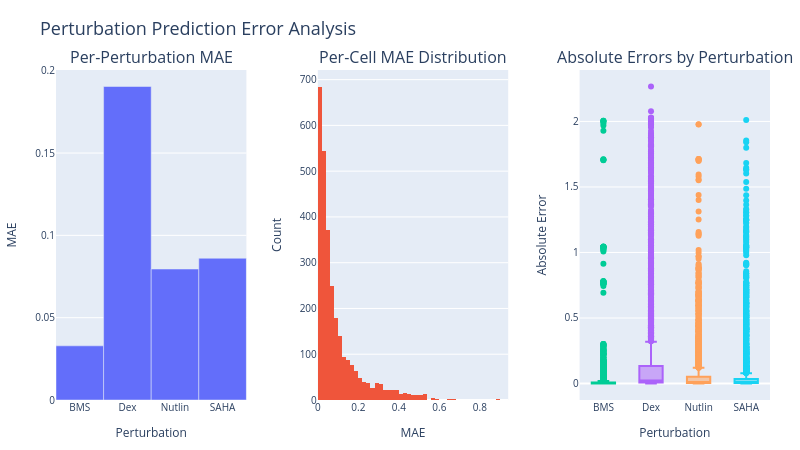

Source (notebook cell):
### Code cell
# Per-perturbation error analysis (refactored: 3 horizontal subplots)
# Subplots: (1) Per-perturbation MAE bar (top N if large) (2) Per-cell MAE histogram (3) Absolute error boxplots (top N if large)

# Absolute errors already computed: absolute_errors (n_samples, n_perturbations)
per_perturbation_mae = absolute_errors.mean(dim=0).numpy()
per_cell_mae = absolute_errors.mean(dim=1).numpy()

n_pert = per_perturbation_mae.shape[0]

# Derive perturbation names from categorical ordering
perturbation_categories = adata.obs[target_key].astype('category').cat.categories.tolist()
if len(perturbation_categories) != n_pert:
    perturbation_names = [f"Pert {i}" for i in range(n_pert)]
else:
    perturbation_names = [str(c) for c in perturbation_categories]

# Prevalence counts (not plotted now but can be useful later)
pert_counts = adata.obs[target_key].value_counts().reindex(perturbation_categories).fillna(0).to_numpy() if len(perturbation_categories)==n_pert else np.bincount(torch.argmax(targets, dim=1).numpy(), minlength=n_pert)

from plotly.subplots import make_subplots
fig = make_subplots(
    rows=1, cols=3,
    subplot_titles=[
        'Per-Perturbation MAE',
        'Per-Cell MAE Distribution',
        'Absolute Errors by Perturbation'
    ],
    specs=[[{"type": "xy"}, {"type": "xy"}, {"type": "xy"}]],
    horizontal_spacing=0.10
)

# 1. Bar plot (cap to max_bar highest MAE for readability)
max_bar = 40
if n_pert > max_bar:
    top_idx = np.argsort(per_perturbation_mae)[-max_bar:][::-1]
    bar_x = [perturbation_names[i] for i in top_idx]
    bar_y = per_perturbation_mae[top_idx]
else:
    bar_x = perturbation_names
    bar_y = per_perturbation_mae
fig.add_trace(
    go.Bar(x=bar_x, y=bar_y, name="Per-Perturbation MAE"),
    row=1, col=1
)

# 2. Histogram of per-cell MAE
fig.add_trace(
    go.Histogram(x=per_cell_mae, nbinsx=50, name="Per-Cell MAE"),
    row=1, col=2
)

# 3. Box plots (cap to max_box highest MAE)
max_box = 25
if n_pert > max_box:
    top_idx_box = np.argsort(per_perturbation_mae)[-max_box:][::-1]
else:
    top_idx_box = np.arange(n_pert)
for idx in top_idx_box:
    fig.add_trace(
        go.Box(y=absolute_errors[:, idx].numpy(), name=perturbation_names[idx], showlegend=False),
        row=1, col=3
    )

# Layout & styling
fig.update_layout(
    height=450,
    width=fig_width,
    title_text="Perturbation Prediction Error Analysis",
    title_font=dict(size=title_fontsize),
    font=dict(size=legend_fontsize),
    showlegend=False,
    margin=dict(l=30, r=30, t=70, b=50)
)

# Axis font sizing
axis_title_size = max(legend_fontsize - 2, int(0.85 * legend_fontsize))
axis_tick_size = max(legend_fontsize - 4, int(0.7 * legend_fontsize))

# Axes labels
fig.update_xaxes(title_text="Perturbation", title_font=dict(size=axis_title_size), tickfont=dict(size=axis_tick_size), row=1, col=1)
fig.update_yaxes(title_text="MAE", title_font=dict(size=axis_title_size), tickfont=dict(size=axis_tick_size), row=1, col=1)
fig.update_xaxes(title_text="MAE", title_font=dict(size=axis_title_size), tickfont=dict(size=axis_tick_size), row=1, col=2)
fig.update_yaxes(title_text="Count", title_font=dict(size=axis_title_size), tickfont=dict(size=axis_tick_size), row=1, col=2)
fig.update_xaxes(title_text="Perturbation", title_font=dict(size=axis_title_size), tickfont=dict(size=axis_tick_size), row=1, col=3)
fig.update_yaxes(title_text="Absolute Error", title_font=dict(size=axis_title_size), tickfont=dict(size=axis_tick_size), row=1, col=3)

fig.show()

# Save plot
# fig.write_html("figures/perturbation/perturbation_model_analysis.html")
fig.write_image("figures/perturbation/perturbation_model_analysis.png", width=fig_width, height=300, scale=2)

### Figure 1 — Plotly figure (JSON) as saved in the notebook; plotly's stock layout.template omitted (floating-point values rounded to 4 significant figures; data arrays with more than 128 entries replaced by an {"elided": "..."} marker saying what was removed)
{"data": [{"name": "Per-Perturbation MAE", "type": "bar", "x": ["BMS", "Dex", "Nutlin", "SAHA"], "xaxis": "x", "y": [0.0329, 0.1904, 0.07956, 0.08609], "yaxis": "y"}, {"name": "Per-Cell MAE", "nbinsx": 50, "type": "histogram", "x": {"elided": "2906 float values"}, "xaxis": "x2", "yaxis": "y2"}, {"name": "BMS", "showlegend": false, "type": "box", "xaxis": "x3", "y": {"elided": "2906 float values"}, "yaxis": "y3"}, {"name": "Dex", "showlegend": false, "type": "box", "xaxis": "x3", "y": {"elided": "2906 float values"}, "yaxis": "y3"}, {"name": "Nutlin", "showlegend": false, "type": "box", "xaxis": "x3", "y": {"elided": "2906 float values"}, "yaxis": "y3"}, {"name": "SAHA", "showlegend": false, "type": "box", "xaxis": "x3", "y": {"elided": "2906 float values"}, "yaxis": "y3"}], "layout": {"annotations": [{"font": {"size": 16}, "showarrow": false, "text": "Per-Perturbation MAE", "x": 0.1333, "xanchor": "center", "xref": "paper", "y": 1, "yanchor": "bottom", "yref": "paper"}, {"font": {"size": 16}, "showarrow": false, "text": "Per-Cell MAE Distribution", "x": 0.5, "xanchor": "center", "xref": "paper", "y": 1, "yanchor": "bottom", "yref": "paper"}, {"font": {"size": 16}, "showarrow": false, "text": "Absolute Errors by Perturbation", "x": 0.8667, "xanchor": "center", "xref": "paper", "y": 1, "yanchor": "bottom", "yref": "paper"}], "font": {"size": 14}, "height": 450, "margin": {"b": 50, "l": 30, "r": 30, "t": 70}, "showlegend": false, "title": {"font": {"size": 18}, "text": "Perturbation Prediction Error Analysis"}, "width": 800, "xaxis": {"anchor": "y", "domain": [0, 0.2667], "tickfont": {"size": 10}, "title": {"font": {"size": 12}, "text": "Perturbation"}}, "xaxis2": {"anchor": "y2", "domain": [0.3667, 0.6333], "tickfont": {"size": 10}, "title": {"font": {"size": 12}, "text": "MAE"}}, "xaxis3": {"anchor": "y3", "domain": [0.7333, 1], "tickfont": {"size": 10}, "title": {"font": {"size": 12}, "text": "Perturbation"}}, "yaxis": {"anchor": "x", "domain": [0, 1], "tickfont": {"size": 10}, "title": {"font": {"size": 12}, "text": "MAE"}}, "yaxis2": {"anchor": "x2", "domain": [0, 1], "tickfont": {"size": 10}, "title": {"font": {"size": 12}, "text": "Count"}}, "yaxis3": {"anchor": "x3", "domain": [0, 1], "tickfont": {"size": 10}, "title": {"font": {"size": 12}, "text": "Absolute Error"}}}}
